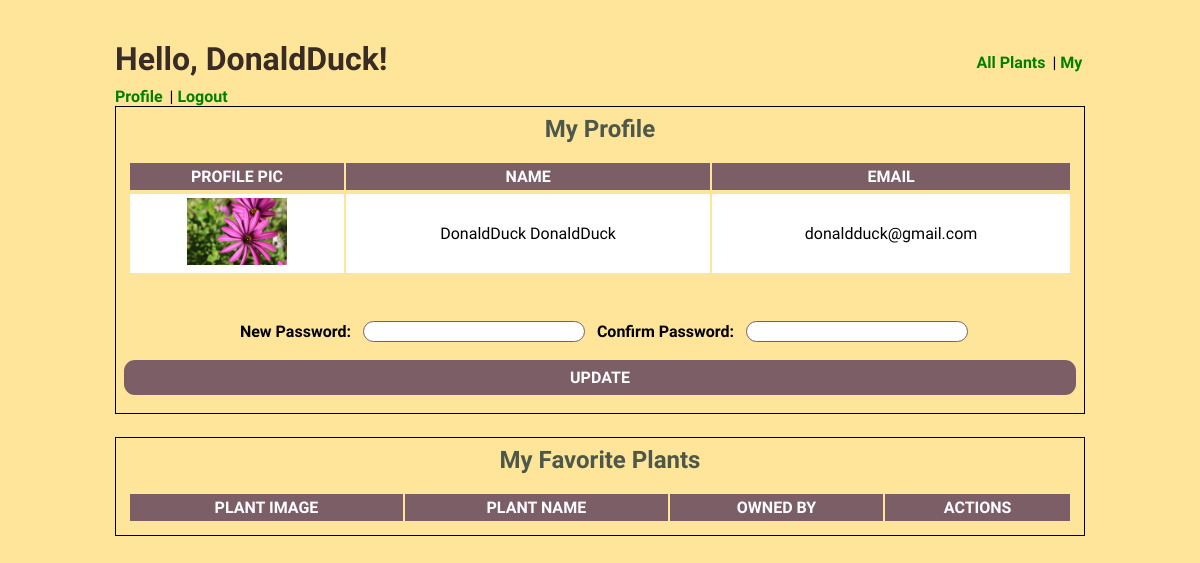
The app's page /user/profile (signed in) with its own data.
### water_plant_app/models.py (models this page shows)
class User(models.Model):
    first_name = models.CharField(max_length = 255)
    last_name = models.CharField(max_length = 255)
    email = models.CharField(max_length = 255)
    password = models.CharField(max_length = 255)
    created_at = models.DateTimeField(auto_now_add = True)
    updated_at = models.DateTimeField(auto_now = True)
    objects = UserManager()

### water_plant_app/views.py (the view)
# urls.py: path('user/profile', views.profile),
def profile(request):
    if 'user_id' not in request.session:
        messages.error(request, "Need to be logged in to change users password!")
        return redirect('/')
    user = User.objects.get(id=request.session['user_id'])
    context = {
        'user':user,
    }
    return render(request, 'profile.html', context)

### water_plant_app/templates/profile.html (shortened to what this page needs)
<!DOCTYPE html>
<html lang="en">
<head>
    {% load static %}
    <link rel="stylesheet" href="{% static 'CSS/style.css' %}">
</head>
<body>
    <div id="all">
        <h1 class="title">Hello, {{user.first_name}}! </h1>  <span> <a class="link" href="/plants">All Plants</a> | <a class="link" href="/user/profile">My Profile</a> | <a class="link" href="/logout">Logout</a> </span>
    <div class="profile">
        <h2 class="sub-title">My Profile</h2>
        <table>
            <tr>
                <th>Profile Pic</th>
                <th>Name</th>
                <th>Email</th>
            </tr>
                <tr>
                    <tbody>
                        <td><img class="img" src="{% static 'img/Cover1.jpg' %}" /></td>
                        <td>{{user.first_name}} {{user.last_name}}</td>
                        <td>{{user.email}}</td>
                    </tbody>
                </tr>
        </table>
        <form id="profile" action="/user/update/profile" method="post">
            <label for="new-password">New Password:</label>
            <input type="password" name = "password">
            <label for="confirm_password">Confirm Password:</label>
            <input type="password" name = "confirm_pw">
            <button type="submit">UPDATE</button>
        </form>
    </div>
    <div class="profile">
        <h2 class="sub-title">My Favorite Plants</h2>
        <table>
            <tr>
                <th>Plant Image</th>
                <th>Plant Name</th>
                <th>Owned By</th>
                <th>Actions</th>
            </tr>
        </table>
    </div>
    </div>
</body>
</html>

### water_plant_app/static/CSS/style.css (style rules this page uses)
* { padding:0; margin:0; font-family:'Open Sans Condensed', sans-serif; }
body { background:#FFE599; }
.img { width:100px; }
#all, #add { width:970px; height:auto; margin:0 auto; margin-top:40px; }
a { color:#382C25; }
.link { margin-right:3px; color:green; }
table { width:100%; padding:4px; }
td { margin-left:20px; padding: 4px; text-align: center; background:white; }
a { font-weight: bold; }
th { padding: 4px; text-align: center; background: #7C5E67; color:white; margin-bottom:2px; font-weight: bold; text-transform: uppercase; }
.title { display:inline-block; vertical-align: middle; margin-right:585px; margin-bottom:9px; color:#382C25; }
.sub-title { text-align: center; margin-bottom:14px; color:#4D584B; }
label { font-weight: bold; }
form { margin: 0 auto; }
a { text-decoration: none; font-weight: bold; }
#profile button { padding:8px; border-radius: 11px; border: none; display:block; width:100%; margin-top:8px; font-size:16px; }
#profile { margin-top:32px; margin-bottom:10px; text-align: center; }
.profile { border:solid 1px black; padding:8px; margin-bottom:23px; }
#profile label { margin-left:8px; margin-right:8px; }
#profile input { border:solid 1px #7C5E67; }
input { margin-top:10px; margin-bottom:10px; font-size:16px; border-radius: 11px; }
button { background:#7C5E67; color:white; font-weight: bold; cursor: pointer; }

### records on screen
User: first_name "DonaldDuck", last_name "DonaldDuck", email "donaldduck@gmail.com"
